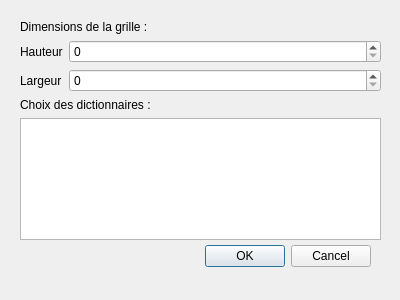
<?xml version="1.0" encoding="UTF-8"?>
<ui version="4.0">
 <class>NewGameDialog</class>
 <widget class="QDialog" name="NewGameDialog">
  <property name="geometry">
   <rect>
    <x>0</x>
    <y>0</y>
    <width>400</width>
    <height>300</height>
   </rect>
  </property>
  <property name="windowTitle">
   <string>Dialog</string>
  </property>
  <widget class="QDialogButtonBox" name="buttonBox">
   <property name="geometry">
    <rect>
     <x>30</x>
     <y>240</y>
     <width>341</width>
     <height>32</height>
    </rect>
   </property>
   <property name="orientation">
    <enum>Qt::Horizontal</enum>
   </property>
   <property name="standardButtons">
    <set>QDialogButtonBox::Cancel|QDialogButtonBox::Ok</set>
   </property>
  </widget>
  <widget class="QWidget" name="verticalLayoutWidget">
   <property name="geometry">
    <rect>
     <x>20</x>
     <y>20</y>
     <width>361</width>
     <height>220</height>
    </rect>
   </property>
   <layout class="QVBoxLayout" name="verticalLayout">
    <item>
     <widget class="QLabel" name="label">
      <property name="text">
       <string>Dimensions de la grille :</string>
      </property>
     </widget>
    </item>
    <item>
     <layout class="QFormLayout" name="formLayout">
      <property name="fieldGrowthPolicy">
       <enum>QFormLayout::AllNonFixedFieldsGrow</enum>
      </property>
      <item row="0" column="0">
       <widget class="QLabel" name="hauteurLabel">
        <property name="text">
         <string>Hauteur</string>
        </property>
       </widget>
      </item>
      <item row="0" column="1">
       <widget class="QSpinBox" name="spinBox"/>
      </item>
      <item row="1" column="0">
       <widget class="QLabel" name="largeurLabel">
        <property name="text">
         <string>Largeur</string>
        </property>
       </widget>
      </item>
      <item row="1" column="1">
       <widget class="QSpinBox" name="largeurSpinBox"/>
      </item>
     </layout>
    </item>
    <item>
     <widget class="QLabel" name="label_2">
      <property name="text">
       <string>Choix des dictionnaires :</string>
      </property>
     </widget>
    </item>
    <item>
     <widget class="QListWidget" name="listWidget">
      <property name="layoutDirection">
       <enum>Qt::LeftToRight</enum>
      </property>
     </widget>
    </item>
   </layout>
  </widget>
 </widget>
 <resources/>
 <connections>
  <connection>
   <sender>buttonBox</sender>
   <signal>accepted()</signal>
   <receiver>NewGameDialog</receiver>
   <slot>accept()</slot>
   <hints>
    <hint type="sourcelabel">
     <x>248</x>
     <y>254</y>
    </hint>
    <hint type="destinationlabel">
     <x>157</x>
     <y>274</y>
    </hint>
   </hints>
  </connection>
  <connection>
   <sender>buttonBox</sender>
   <signal>rejected()</signal>
   <receiver>NewGameDialog</receiver>
   <slot>reject()</slot>
   <hints>
    <hint type="sourcelabel">
     <x>316</x>
     <y>260</y>
    </hint>
    <hint type="destinationlabel">
     <x>286</x>
     <y>274</y>
    </hint>
   </hints>
  </connection>
 </connections>
</ui>
